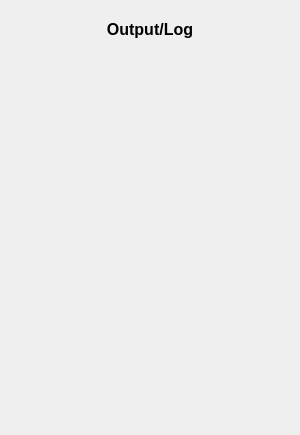
               <widget class="QWidget" name="pg_output">
                <property name="styleSheet">
                 <string notr="true">background-image: url(:/images/images/Icon_trans.png);
background-repeat: no-repeat;
background-position: center;</string>
                </property>
                <layout class="QVBoxLayout" name="verticalLayout_15">
                 <item alignment="Qt::AlignmentFlag::AlignTop">
                  <widget class="QFrame" name="frame_27">
                   <property name="font">
                    <font>
                     <bold>true</bold>
                    </font>
                   </property>
                   <property name="styleSheet">
                    <string notr="true">background: transparent</string>
                   </property>
                   <property name="frameShape">
                    <enum>QFrame::Shape::NoFrame</enum>
                   </property>
                   <property name="frameShadow">
                    <enum>QFrame::Shadow::Raised</enum>
                   </property>
                   <layout class="QHBoxLayout" name="horizontalLayout_16">
                    <item>
                     <widget class="QLabel" name="label_17">
                      <property name="font">
                       <font>
                        <pointsize>12</pointsize>
                        <bold>true</bold>
                       </font>
                      </property>
                      <property name="styleSheet">
                       <string notr="true">background: transparent</string>
                      </property>
                      <property name="text">
                       <string>Output/Log</string>
                      </property>
                      <property name="alignment">
                       <set>Qt::AlignmentFlag::AlignCenter</set>
                      </property>
                     </widget>
                    </item>
                   </layout>
                  </widget>
                 </item>
                 <item>
                  <widget class="QFrame" name="news_ai">
                   <property name="sizePolicy">
                    <sizepolicy hsizetype="Expanding" vsizetype="Expanding">
                     <horstretch>0</horstretch>
                     <verstretch>0</verstretch>
                    </sizepolicy>
                   </property>
                   <property name="minimumSize">
                    <size>
                     <width>0</width>
                     <height>150</height>
                    </size>
                   </property>
                   <property name="maximumSize">
                    <size>
                     <width>16777215</width>
                     <height>400</height>
                    </size>
                   </property>
                   <property name="styleSheet">
                    <string notr="true">background: transparent</string>
                   </property>
                   <property name="frameShape">
                    <enum>QFrame::Shape::Box</enum>
                   </property>
                   <property name="frameShadow">
                    <enum>QFrame::Shadow::Sunken</enum>
                   </property>
                   <property name="lineWidth">
                    <number>2</number>
                   </property>
                  </widget>
                 </item>
                 <item>
                  <widget class="QFrame" name="frame_28">
                   <property name="sizePolicy">
                    <sizepolicy hsizetype="Preferred" vsizetype="Expanding">
                     <horstretch>0</horstretch>
                     <verstretch>0</verstretch>
                    </sizepolicy>
                   </property>
                   <property name="styleSheet">
                    <string notr="true">background: transparent</string>
                   </property>
                   <property name="frameShape">
                    <enum>QFrame::Shape::Box</enum>
                   </property>
                   <property name="frameShadow">
                    <enum>QFrame::Shadow::Sunken</enum>
                   </property>
                   <layout class="QHBoxLayout" name="horizontalLayout_17">
                    <item>
                     <widget class="QPlainTextEdit" name="pte_logOutput">
                      <property name="sizePolicy">
                       <sizepolicy hsizetype="Expanding" vsizetype="Expanding">
                        <horstretch>0</horstretch>
                        <verstretch>0</verstretch>
                       </sizepolicy>
                      </property>
                      <property name="styleSheet">
                       <string notr="true">background: transparent;
border: line 1px;</string>
                      </property>
                      <property name="frameShape">
                       <enum>QFrame::Shape::Box</enum>
                      </property>
                     </widget>
                    </item>
                   </layout>
                  </widget>
                 </item>
                </layout>
               </widget>
